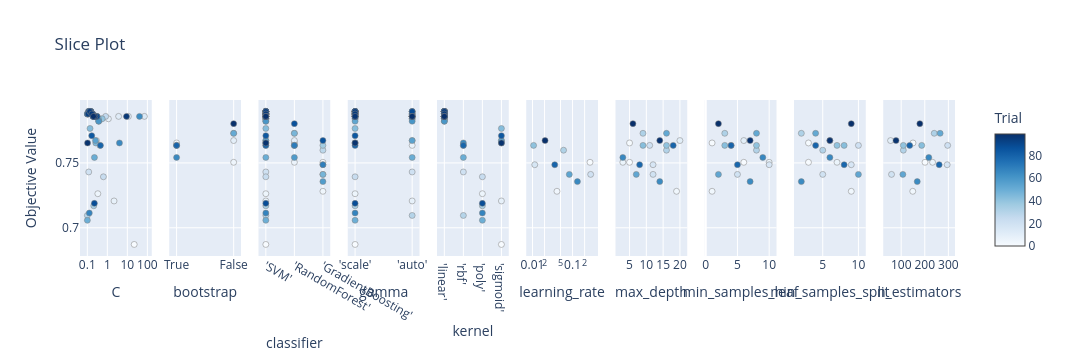

Notebook source saved alongside this figure:
### Code cell
# 3. Slice Plot
plot_slice(study).show()

### Figure 1 — Plotly figure (JSON) as saved in the notebook; plotly's stock layout.template omitted (floating-point values rounded to 4 significant figures)
{"data": [{"marker": {"color": [0, 3, 5, 7, 8, 9, 11, 12, 13, 14, 16, 17, 20, 21, 22, 23, 24, 25, 26, 27, 30, 31, 32, 33, 34, 35, 37, 39, 40, 41, 42, 43, 44, 45, 48, 49, 50, 51, 52, 53, 54, 55, 56, 59, 60, 61, 62, 63, 64, 65, 66, 67, 68, 71, 72, 73, 74, 75, 76, 77, 78, 79, 80, 81, 82, 83, 84, 85, 88, 89, 90, 91, 92, 93, 94, 95, 96, 97, 98, 99], "colorbar": {"title": {"text": "Trial"}, "x": 1, "xpad": 40, "y": 0.5}, "colorscale": [[0, "rgb(247,251,255)"], [0.125, "rgb(222,235,247)"], [0.25, "rgb(198,219,239)"], [0.375, "rgb(158,202,225)"], [0.5, "rgb(107,174,214)"], [0.625, "rgb(66,146,198)"], [0.75, "rgb(33,113,181)"], [0.875, "rgb(8,81,156)"], [1, "rgb(8,48,107)"]], "line": {"color": "Grey", "width": 0.5}, "showscale": true}, "mode": "markers", "name": "Feasible Trial", "showlegend": false, "type": "scatter", "x": [21.97, 0.2884, 0.335, 0.4237, 2.164, 1.128, 0.123, 3.659, 11.25, 71.15, 0.1107, 0.1206, 0.1174, 0.101, 0.1184, 0.3044, 0.6364, 0.1864, 0.8242, 0.1956, 0.1005, 0.1828, 0.1738, 0.1087, 0.4679, 0.2092, 0.1413, 0.2913, 0.5555, 0.1468, 0.2255, 0.1366, 0.1428, 0.2641, 0.3584, 0.1003, 0.2265, 0.1485, 0.1502, 0.3719, 0.1523, 0.257, 0.1439, 0.1004, 0.3688, 0.1425, 0.1318, 0.2051, 40.29, 4.032, 0.2741, 0.1254, 0.1765, 0.1445, 0.1769, 0.1192, 0.2129, 0.1213, 0.1002, 0.1612, 0.2958, 0.4524, 0.1899, 0.1585, 0.1299, 0.2388, 0.166, 0.1182, 0.2254, 0.1518, 0.305, 0.145, 0.1866, 0.1099, 0.134, 0.1674, 9.044, 0.2387, 0.1027, 0.2023], "xaxis": "x", "y": [0.6872, 0.7672, 0.7263, 0.7635, 0.7207, 0.784, 0.7896, 0.7858, 0.7858, 0.7858, 0.7896, 0.7896, 0.743, 0.7877, 0.7896, 0.7858, 0.7393, 0.7877, 0.7858, 0.7858, 0.7095, 0.7877, 0.7877, 0.7877, 0.784, 0.7169, 0.7896, 0.7858, 0.784, 0.7896, 0.7858, 0.7765, 0.7896, 0.7654, 0.784, 0.7058, 0.7542, 0.7896, 0.7896, 0.7821, 0.7896, 0.7672, 0.7896, 0.7877, 0.7821, 0.7896, 0.7896, 0.7858, 0.7858, 0.7654, 0.7858, 0.7114, 0.7877, 0.7896, 0.7877, 0.7896, 0.7858, 0.7896, 0.7877, 0.7877, 0.7858, 0.7635, 0.7858, 0.7877, 0.7896, 0.7858, 0.7709, 0.7896, 0.7188, 0.7896, 0.7858, 0.7896, 0.7877, 0.7877, 0.7896, 0.7877, 0.7858, 0.7858, 0.7654, 0.7858], "yaxis": "y"}, {"marker": {"color": [2, 19, 38, 58, 70, 6, 10, 29, 46, 87], "colorbar": {"title": {"text": "Trial"}, "x": 1, "xpad": 40}, "colorscale": [[0, "rgb(247,251,255)"], [0.125, "rgb(222,235,247)"], [0.25, "rgb(198,219,239)"], [0.375, "rgb(158,202,225)"], [0.5, "rgb(107,174,214)"], [0.625, "rgb(66,146,198)"], [0.75, "rgb(33,113,181)"], [0.875, "rgb(8,81,156)"], [1, "rgb(8,48,107)"]], "line": {"color": "Grey", "width": 0.5}, "showscale": false}, "mode": "markers", "name": "Feasible Trial", "showlegend": false, "type": "scatter", "x": ["True", "True", "True", "True", "True", "False", "False", "False", "False", "False"], "xaxis": "x2", "y": [0.7654, 0.7635, 0.7635, 0.7542, 0.7635, 0.7505, 0.7672, 0.7728, 0.7728, 0.7803], "yaxis": "y2"}, {"marker": {"color": [0, 3, 5, 7, 8, 9, 11, 12, 13, 14, 16, 17, 20, 21, 22, 23, 24, 25, 26, 27, 30, 31, 32, 33, 34, 35, 37, 39, 40, 41, 42, 43, 44, 45, 48, 49, 50, 51, 52, 53, 54, 55, 56, 59, 60, 61, 62, 63, 64, 65, 66, 67, 68, 71, 72, 73, 74, 75, 76, 77, 78, 79, 80, 81, 82, 83, 84, 85, 88, 89, 90, 91, 92, 93, 94, 95, 96, 97, 98, 99, 2, 6, 10, 19, 29, 38, 46, 58, 70, 87, 1, 4, 15, 18, 28, 36, 47, 57, 69, 86], "colorbar": {"title": {"text": "Trial"}, "x": 1, "xpad": 40}, "colorscale": [[0, "rgb(247,251,255)"], [0.125, "rgb(222,235,247)"], [0.25, "rgb(198,219,239)"], [0.375, "rgb(158,202,225)"], [0.5, "rgb(107,174,214)"], [0.625, "rgb(66,146,198)"], [0.75, "rgb(33,113,181)"], [0.875, "rgb(8,81,156)"], [1, "rgb(8,48,107)"]], "line": {"color": "Grey", "width": 0.5}, "showscale": false}, "mode": "markers", "name": "Feasible Trial", "showlegend": false, "type": "scatter", "x": ["'SVM'", "'SVM'", "'SVM'", "'SVM'", "'SVM'", "'SVM'", "'SVM'", "'SVM'", "'SVM'", "'SVM'", "'SVM'", "'SVM'", "'SVM'", "'SVM'", "'SVM'", "'SVM'", "'SVM'", "'SVM'", "'SVM'", "'SVM'", "'SVM'", "'SVM'", "'SVM'", "'SVM'", "'SVM'", "'SVM'", "'SVM'", "'SVM'", "'SVM'", "'SVM'", "'SVM'", "'SVM'", "'SVM'", "'SVM'", "'SVM'", "'SVM'", "'SVM'", "'SVM'", "'SVM'", "'SVM'", "'SVM'", "'SVM'", "'SVM'", "'SVM'", "'SVM'", "'SVM'", "'SVM'", "'SVM'", "'SVM'", "'SVM'", "'SVM'", "'SVM'", "'SVM'", "'SVM'", "'SVM'", "'SVM'", "'SVM'", "'SVM'", "'SVM'", "'SVM'", "'SVM'", "'SVM'", "'SVM'", "'SVM'", "'SVM'", "'SVM'", "'SVM'", "'SVM'", "'SVM'", "'SVM'", "'SVM'", "'SVM'", "'SVM'", "'SVM'", "'SVM'", "'SVM'", "'SVM'", "'SVM'", "'SVM'", "'SVM'", "'RandomForest'", "'RandomForest'", "'RandomForest'", "'RandomForest'", "'RandomForest'", "'RandomForest'", "'RandomForest'", "'RandomForest'", "'RandomForest'", "'RandomForest'", "'GradientBoosting'", "'GradientBoosting'", "'GradientBoosting'", "'GradientBoosting'", "'GradientBoosting'", "'GradientBoosting'", "'GradientBoosting'", "'GradientBoosting'", "'GradientBoosting'", "'GradientBoosting'"], "xaxis": "x3", "y": [0.6872, 0.7672, 0.7263, 0.7635, 0.7207, 0.784, 0.7896, 0.7858, 0.7858, 0.7858, 0.7896, 0.7896, 0.743, 0.7877, 0.7896, 0.7858, 0.7393, 0.7877, 0.7858, 0.7858, 0.7095, 0.7877, 0.7877, 0.7877, 0.784, 0.7169, 0.7896, 0.7858, 0.784, 0.7896, 0.7858, 0.7765, 0.7896, 0.7654, 0.784, 0.7058, 0.7542, 0.7896, 0.7896, 0.7821, 0.7896, 0.7672, 0.7896, 0.7877, 0.7821, 0.7896, 0.7896, 0.7858, 0.7858, 0.7654, 0.7858, 0.7114, 0.7877, 0.7896, 0.7877, 0.7896, 0.7858, 0.7896, 0.7877, 0.7877, 0.7858, 0.7635, 0.7858, 0.7877, 0.7896, 0.7858, 0.7709, 0.7896, 0.7188, 0.7896, 0.7858, 0.7896, 0.7877, 0.7877, 0.7896, 0.7877, 0.7858, 0.7858, 0.7654, 0.7858, 0.7654, 0.7505, 0.7672, 0.7635, 0.7728, 0.7635, 0.7728, 0.7542, 0.7635, 0.7803, 0.7505, 0.7281, 0.7486, 0.7412, 0.7598, 0.7635, 0.7412, 0.7356, 0.7486, 0.7672], "yaxis": "y3"}, {"marker": {"color": [0, 5, 17, 21, 22, 23, 24, 26, 31, 32, 33, 34, 35, 37, 41, 42, 43, 44, 45, 48, 49, 51, 52, 53, 54, 59, 61, 62, 63, 64, 65, 67, 71, 72, 73, 74, 75, 76, 78, 79, 81, 82, 83, 84, 85, 88, 90, 91, 92, 93, 94, 95, 97, 98, 3, 7, 8, 9, 11, 12, 13, 14, 16, 20, 25, 27, 30, 39, 40, 50, 55, 56, 60, 66, 68, 77, 80, 89, 96, 99], "colorbar": {"title": {"text": "Trial"}, "x": 1, "xpad": 40}, "colorscale": [[0, "rgb(247,251,255)"], [0.125, "rgb(222,235,247)"], [0.25, "rgb(198,219,239)"], [0.375, "rgb(158,202,225)"], [0.5, "rgb(107,174,214)"], [0.625, "rgb(66,146,198)"], [0.75, "rgb(33,113,181)"], [0.875, "rgb(8,81,156)"], [1, "rgb(8,48,107)"]], "line": {"color": "Grey", "width": 0.5}, "showscale": false}, "mode": "markers", "name": "Feasible Trial", "showlegend": false, "type": "scatter", "x": ["'scale'", "'scale'", "'scale'", "'scale'", "'scale'", "'scale'", "'scale'", "'scale'", "'scale'", "'scale'", "'scale'", "'scale'", "'scale'", "'scale'", "'scale'", "'scale'", "'scale'", "'scale'", "'scale'", "'scale'", "'scale'", "'scale'", "'scale'", "'scale'", "'scale'", "'scale'", "'scale'", "'scale'", "'scale'", "'scale'", "'scale'", "'scale'", "'scale'", "'scale'", "'scale'", "'scale'", "'scale'", "'scale'", "'scale'", "'scale'", "'scale'", "'scale'", "'scale'", "'scale'", "'scale'", "'scale'", "'scale'", "'scale'", "'scale'", "'scale'", "'scale'", "'scale'", "'scale'", "'scale'", "'auto'", "'auto'", "'auto'", "'auto'", "'auto'", "'auto'", "'auto'", "'auto'", "'auto'", "'auto'", "'auto'", "'auto'", "'auto'", "'auto'", "'auto'", "'auto'", "'auto'", "'auto'", "'auto'", "'auto'", "'auto'", "'auto'", "'auto'", "'auto'", "'auto'", "'auto'"], "xaxis": "x4", "y": [0.6872, 0.7263, 0.7896, 0.7877, 0.7896, 0.7858, 0.7393, 0.7858, 0.7877, 0.7877, 0.7877, 0.784, 0.7169, 0.7896, 0.7896, 0.7858, 0.7765, 0.7896, 0.7654, 0.784, 0.7058, 0.7896, 0.7896, 0.7821, 0.7896, 0.7877, 0.7896, 0.7896, 0.7858, 0.7858, 0.7654, 0.7114, 0.7896, 0.7877, 0.7896, 0.7858, 0.7896, 0.7877, 0.7858, 0.7635, 0.7877, 0.7896, 0.7858, 0.7709, 0.7896, 0.7188, 0.7858, 0.7896, 0.7877, 0.7877, 0.7896, 0.7877, 0.7858, 0.7654, 0.7672, 0.7635, 0.7207, 0.784, 0.7896, 0.7858, 0.7858, 0.7858, 0.7896, 0.743, 0.7877, 0.7858, 0.7095, 0.7858, 0.784, 0.7542, 0.7672, 0.7896, 0.7821, 0.7858, 0.7877, 0.7877, 0.7858, 0.7896, 0.7858, 0.7858], "yaxis": "y4"}, {"marker": {"color": [9, 11, 12, 13, 14, 16, 17, 21, 22, 23, 25, 26, 27, 31, 32, 33, 34, 37, 39, 40, 41, 42, 44, 48, 51, 52, 53, 54, 56, 59, 60, 61, 62, 63, 64, 66, 68, 71, 72, 73, 74, 75, 76, 77, 78, 80, 81, 82, 83, 85, 89, 90, 91, 92, 93, 94, 95, 96, 97, 99, 7, 20, 30, 50, 65, 79, 5, 24, 35, 49, 67, 88, 0, 3, 8, 43, 45, 55, 84, 98], "colorbar": {"title": {"text": "Trial"}, "x": 1, "xpad": 40}, "colorscale": [[0, "rgb(247,251,255)"], [0.125, "rgb(222,235,247)"], [0.25, "rgb(198,219,239)"], [0.375, "rgb(158,202,225)"], [0.5, "rgb(107,174,214)"], [0.625, "rgb(66,146,198)"], [0.75, "rgb(33,113,181)"], [0.875, "rgb(8,81,156)"], [1, "rgb(8,48,107)"]], "line": {"color": "Grey", "width": 0.5}, "showscale": false}, "mode": "markers", "name": "Feasible Trial", "showlegend": false, "type": "scatter", "x": ["'linear'", "'linear'", "'linear'", "'linear'", "'linear'", "'linear'", "'linear'", "'linear'", "'linear'", "'linear'", "'linear'", "'linear'", "'linear'", "'linear'", "'linear'", "'linear'", "'linear'", "'linear'", "'linear'", "'linear'", "'linear'", "'linear'", "'linear'", "'linear'", "'linear'", "'linear'", "'linear'", "'linear'", "'linear'", "'linear'", "'linear'", "'linear'", "'linear'", "'linear'", "'linear'", "'linear'", "'linear'", "'linear'", "'linear'", "'linear'", "'linear'", "'linear'", "'linear'", "'linear'", "'linear'", "'linear'", "'linear'", "'linear'", "'linear'", "'linear'", "'linear'", "'linear'", "'linear'", "'linear'", "'linear'", "'linear'", "'linear'", "'linear'", "'linear'", "'linear'", "'rbf'", "'rbf'", "'rbf'", "'rbf'", "'rbf'", "'rbf'", "'poly'", "'poly'", "'poly'", "'poly'", "'poly'", "'poly'", "'sigmoid'", "'sigmoid'", "'sigmoid'", "'sigmoid'", "'sigmoid'", "'sigmoid'", "'sigmoid'", "'sigmoid'"], "xaxis": "x5", "y": [0.784, 0.7896, 0.7858, 0.7858, 0.7858, 0.7896, 0.7896, 0.7877, 0.7896, 0.7858, 0.7877, 0.7858, 0.7858, 0.7877, 0.7877, 0.7877, 0.784, 0.7896, 0.7858, 0.784, 0.7896, 0.7858, 0.7896, 0.784, 0.7896, 0.7896, 0.7821, 0.7896, 0.7896, 0.7877, 0.7821, 0.7896, 0.7896, 0.7858, 0.7858, 0.7858, 0.7877, 0.7896, 0.7877, 0.7896, 0.7858, 0.7896, 0.7877, 0.7877, 0.7858, 0.7858, 0.7877, 0.7896, 0.7858, 0.7896, 0.7896, 0.7858, 0.7896, 0.7877, 0.7877, 0.7896, 0.7877, 0.7858, 0.7858, 0.7858, 0.7635, 0.743, 0.7095, 0.7542, 0.7654, 0.7635, 0.7263, 0.7393, 0.7169, 0.7058, 0.7114, 0.7188, 0.6872, 0.7672, 0.7207, 0.7765, 0.7654, 0.7672, 0.7709, 0.7654], "yaxis": "y5"}, {"marker": {"color": [1, 4, 15, 18, 28, 36, 47, 57, 69, 86], "colorbar": {"title": {"text": "Trial"}, "x": 1, "xpad": 40}, "colorscale": [[0, "rgb(247,251,255)"], [0.125, "rgb(222,235,247)"], [0.25, "rgb(198,219,239)"], [0.375, "rgb(158,202,225)"], [0.5, "rgb(107,174,214)"], [0.625, "rgb(66,146,198)"], [0.75, "rgb(33,113,181)"], [0.875, "rgb(8,81,156)"], [1, "rgb(8,48,107)"]], "line": {"color": "Grey", "width": 0.5}, "showscale": false}, "mode": "markers", "name": "Feasible Trial", "showlegend": false, "type": "scatter", "x": [0.2726, 0.0408, 0.01138, 0.2832, 0.05955, 0.01065, 0.08303, 0.1323, 0.03593, 0.0206], "xaxis": "x6", "y": [0.7505, 0.7281, 0.7486, 0.7412, 0.7598, 0.7635, 0.7412, 0.7356, 0.7486, 0.7672], "yaxis": "y6"}, {"marker": {"color": [1, 2, 4, 6, 10, 15, 18, 19, 28, 29, 36, 38, 46, 47, 57, 58, 69, 70, 86, 87], "colorbar": {"title": {"text": "Trial"}, "x": 1, "xpad": 40}, "colorscale": [[0, "rgb(247,251,255)"], [0.125, "rgb(222,235,247)"], [0.25, "rgb(198,219,239)"], [0.375, "rgb(158,202,225)"], [0.5, "rgb(107,174,214)"], [0.625, "rgb(66,146,198)"], [0.75, "rgb(33,113,181)"], [0.875, "rgb(8,81,156)"], [1, "rgb(8,48,107)"]], "line": {"color": "Grey", "width": 0.5}, "showscale": false}, "mode": "markers", "name": "Feasible Trial", "showlegend": false, "type": "scatter", "x": [5, 5, 19, 3, 20, 12, 12, 11, 16, 9, 16, 9, 16, 7, 14, 3, 8, 18, 14, 6], "xaxis": "x7", "y": [0.7505, 0.7654, 0.7281, 0.7505, 0.7672, 0.7486, 0.7412, 0.7635, 0.7598, 0.7728, 0.7635, 0.7635, 0.7728, 0.7412, 0.7356, 0.7542, 0.7486, 0.7635, 0.7672, 0.7803], "yaxis": "y7"}, {"marker": {"color": [1, 2, 4, 6, 10, 15, 18, 19, 28, 29, 36, 38, 46, 47, 57, 58, 69, 70, 86, 87], "colorbar": {"title": {"text": "Trial"}, "x": 1, "xpad": 40}, "colorscale": [[0, "rgb(247,251,255)"], [0.125, "rgb(222,235,247)"], [0.25, "rgb(198,219,239)"], [0.375, "rgb(158,202,225)"], [0.5, "rgb(107,174,214)"], [0.625, "rgb(66,146,198)"], [0.75, "rgb(33,113,181)"], [0.875, "rgb(8,81,156)"], [1, "rgb(8,48,107)"]], "line": {"color": "Grey", "width": 0.5}, "showscale": false}, "mode": "markers", "name": "Feasible Trial", "showlegend": false, "type": "scatter", "x": [6, 1, 1, 10, 6, 10, 5, 4, 8, 3, 8, 3, 8, 2, 7, 9, 5, 4, 7, 2], "xaxis": "x8", "y": [0.7505, 0.7654, 0.7281, 0.7505, 0.7672, 0.7486, 0.7412, 0.7635, 0.7598, 0.7728, 0.7635, 0.7635, 0.7728, 0.7412, 0.7356, 0.7542, 0.7486, 0.7635, 0.7672, 0.7803], "yaxis": "y8"}, {"marker": {"color": [1, 2, 4, 6, 10, 15, 18, 19, 28, 29, 36, 38, 46, 47, 57, 58, 69, 70, 86, 87], "colorbar": {"title": {"text": "Trial"}, "x": 1, "xpad": 40}, "colorscale": [[0, "rgb(247,251,255)"], [0.125, "rgb(222,235,247)"], [0.25, "rgb(198,219,239)"], [0.375, "rgb(158,202,225)"], [0.5, "rgb(107,174,214)"], [0.625, "rgb(66,146,198)"], [0.75, "rgb(33,113,181)"], [0.875, "rgb(8,81,156)"], [1, "rgb(8,48,107)"]], "line": {"color": "Grey", "width": 0.5}, "showscale": false}, "mode": "markers", "name": "Feasible Trial", "showlegend": false, "type": "scatter", "x": [3, 3, 9, 7, 6, 9, 5, 10, 5, 2, 7, 8, 4, 10, 2, 6, 8, 4, 6, 9], "xaxis": "x9", "y": [0.7505, 0.7654, 0.7281, 0.7505, 0.7672, 0.7486, 0.7412, 0.7635, 0.7598, 0.7728, 0.7635, 0.7635, 0.7728, 0.7412, 0.7356, 0.7542, 0.7486, 0.7635, 0.7672, 0.7803], "yaxis": "y9"}, {"marker": {"color": [1, 2, 4, 6, 10, 15, 18, 19, 28, 29, 36, 38, 46, 47, 57, 58, 69, 70, 86, 87], "colorbar": {"title": {"text": "Trial"}, "x": 1, "xpad": 40}, "colorscale": [[0, "rgb(247,251,255)"], [0.125, "rgb(222,235,247)"], [0.25, "rgb(198,219,239)"], [0.375, "rgb(158,202,225)"], [0.5, "rgb(107,174,214)"], [0.625, "rgb(66,146,198)"], [0.75, "rgb(33,113,181)"], [0.875, "rgb(8,81,156)"], [1, "rgb(8,48,107)"]], "line": {"color": "Grey", "width": 0.5}, "showscale": false}, "mode": "markers", "name": "Feasible Trial", "showlegend": false, "type": "scatter", "x": [201, 150, 149, 233, 55, 295, 59, 297, 109, 240, 109, 187, 265, 107, 168, 217, 261, 136, 78, 179], "xaxis": "x10", "y": [0.7505, 0.7654, 0.7281, 0.7505, 0.7672, 0.7486, 0.7412, 0.7635, 0.7598, 0.7728, 0.7635, 0.7635, 0.7728, 0.7412, 0.7356, 0.7542, 0.7486, 0.7635, 0.7672, 0.7803], "yaxis": "y10"}], "layout": {"height": 360, "title": {"text": "Slice Plot"}, "width": 3000, "xaxis": {"anchor": "y", "autorange": true, "domain": [0, 0.082], "range": [-1.218, 2.071], "title": {"text": "C"}, "type": "log"}, "xaxis10": {"anchor": "y10", "autorange": true, "domain": [0.918, 1.0], "range": [36.46, 315.5], "title": {"text": "n_estimators"}, "type": "linear"}, "xaxis2": {"anchor": "y2", "autorange": true, "categoryarray": ["True", "False"], "categoryorder": "array", "domain": [0.102, 0.184], "range": [-0.07662, 1.077], "title": {"text": "bootstrap"}, "type": "category"}, "xaxis3": {"anchor": "y3", "autorange": true, "categoryarray": ["'SVM'", "'RandomForest'", "'GradientBoosting'"], "categoryorder": "array", "domain": [0.204, 0.286], "range": [-0.1532, 2.153], "title": {"text": "classifier"}, "type": "category"}, "xaxis4": {"anchor": "y4", "autorange": true, "categoryarray": ["'scale'", "'auto'"], "categoryorder": "array", "domain": [0.306, 0.388], "range": [-0.07662, 1.077], "title": {"text": "gamma"}, "type": "category"}, "xaxis5": {"anchor": "y5", "autorange": true, "categoryarray": ["'linear'", "'rbf'", "'poly'", "'sigmoid'"], "categoryorder": "array", "domain": [0.408, 0.49], "range": [-0.2299, 3.23], "title": {"text": "kernel"}, "type": "category"}, "xaxis6": {"anchor": "y6", "autorange": true, "domain": [0.51, 0.592], "range": [-2.082, -0.4387], "title": {"text": "learning_rate"}, "type": "log"}, "xaxis7": {"anchor": "y7", "autorange": true, "domain": [0.612, 0.694], "range": [1.697, 21.3], "title": {"text": "max_depth"}, "type": "linear"}, "xaxis8": {"anchor": "y8", "autorange": true, "domain": [0.714, 0.796], "range": [0.3104, 10.69], "title": {"text": "min_samples_leaf"}, "type": "linear"}, "xaxis9": {"anchor": "y9", "autorange": true, "domain": [0.816, 0.898], "range": [1.387, 10.61], "title": {"text": "min_samples_split"}, "type": "linear"}, "yaxis": {"anchor": "x", "autorange": true, "domain": [0, 1], "range": [0.6782, 0.7985], "title": {"text": "Objective Value"}, "type": "linear"}, "yaxis10": {"anchor": "x10", "autorange": true, "domain": [0, 1], "matches": "y", "range": [0.6782, 0.7985], "showticklabels": false, "type": "linear"}, "yaxis2": {"anchor": "x2", "autorange": true, "domain": [0, 1], "matches": "y", "range": [0.6782, 0.7985], "showticklabels": false, "type": "linear"}, "yaxis3": {"anchor": "x3", "autorange": true, "domain": [0, 1], "matches": "y", "range": [0.6782, 0.7985], "showticklabels": false, "type": "linear"}, "yaxis4": {"anchor": "x4", "autorange": true, "domain": [0, 1], "matches": "y", "range": [0.6782, 0.7985], "showticklabels": false, "type": "linear"}, "yaxis5": {"anchor": "x5", "autorange": true, "domain": [0, 1], "matches": "y", "range": [0.6782, 0.7985], "showticklabels": false, "type": "linear"}, "yaxis6": {"anchor": "x6", "autorange": true, "domain": [0, 1], "matches": "y", "range": [0.6782, 0.7985], "showticklabels": false, "type": "linear"}, "yaxis7": {"anchor": "x7", "autorange": true, "domain": [0, 1], "matches": "y", "range": [0.6782, 0.7985], "showticklabels": false, "type": "linear"}, "yaxis8": {"anchor": "x8", "autorange": true, "domain": [0, 1], "matches": "y", "range": [0.6782, 0.7985], "showticklabels": false, "type": "linear"}, "yaxis9": {"anchor": "x9", "autorange": true, "domain": [0, 1], "matches": "y", "range": [0.6782, 0.7985], "showticklabels": false, "type": "linear"}}}
